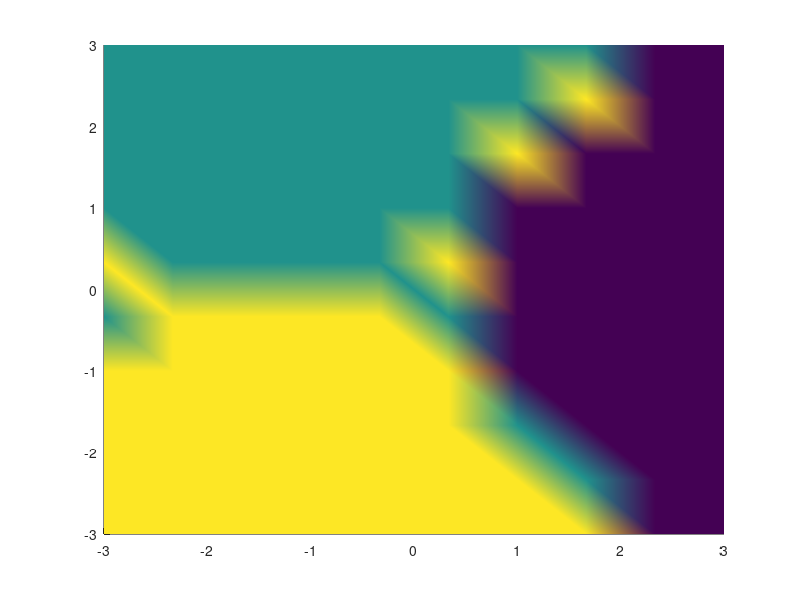

This chart was generated by the following MATLAB code:
clear all
% Z^3-1 tiene tres raices
  R1=1; %( X=1; Y=0;)
  R2=-(1/2)+sqrt(-1)*sqrt(3)/2;  %  (X=-1/2; Y=sqrt(3)/2)
 R3=-(1/2)-sqrt(-1)*sqrt(3)/2;  %   (X=-1/2; Y=sqrt(3)/2)

x=linspace(-3,3,10);

[X,Y]=meshgrid(x);

Z=X+sqrt(-1)*Y;

Nmax=50;

Z0=Z;



for k=1:Nmax
    
    Z1=Z0- (Z0.^3-1)./(3*Z0.^2);
    Z0=Z1;
    X1=real(Z1);
    Y1=imag(Z1);
%     scatter(X1(:),Y1(:));
%     axis(3*[-1 1 -1 1])
%     grid on
%     title(k)
%     pause(0.1)
%     hold off
end
mieps=0.0001;

[m,n]=size(Z1);


for s1=1:m
    for s2=1:n
        
    if( abs(Z1(s1,s2)-R1)<mieps )
        G(s1,s2)=1;
    end
    
    if( abs(Z1(s1,s2)-R2)<mieps )
        G(s1,s2)=2;
    end

    if( abs(Z1(s1,s2)-R3)<mieps )
        G(s1,s2)=3;
    end
    


    end
end


 surf(X,Y,0*G,G);
view(2)
 shading interp
